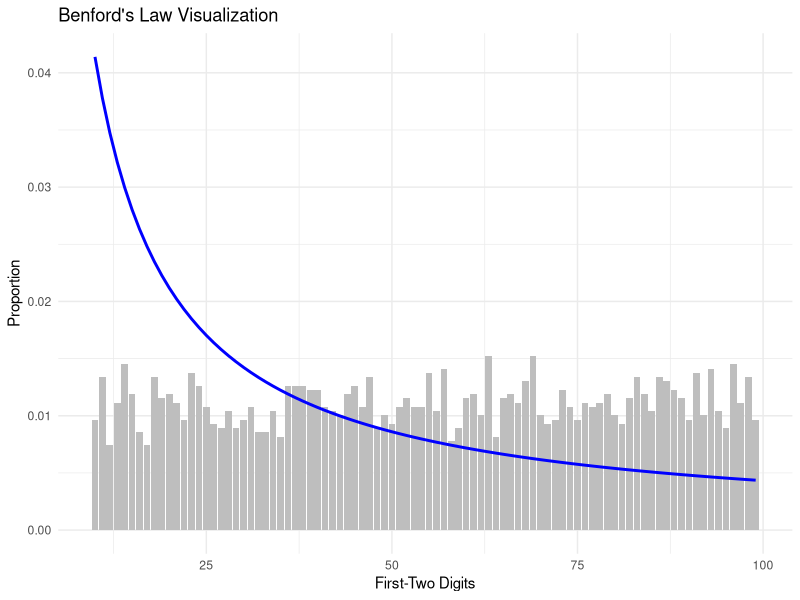

Source code (R):
# Load necessary library
library(ggplot2)

# Benford's Law function to calculate expected proportions
benford <- function(d) {
  if(d == 0) return(0)
  return(log10(1 + 1/d))
}

# Generate data for the first two digits
digits <- 10:99
benford_values <- sapply(digits, benford)

# Simulate actual data - this is just a placeholder for real data
set.seed(123) # for reproducibility
actual_data <- rpois(90, lambda = 30)
actual_data <- actual_data / sum(actual_data)

# Create a data frame for plotting
df <- data.frame(
  FirstTwoDigits = digits,
  Actual = actual_data,
  BenfordLaw = benford_values
)

# Plot the data
ggplot(data = df, aes(x = FirstTwoDigits)) +
  geom_bar(aes(y = Actual), stat = "identity", fill = "grey") +
  geom_line(aes(y = BenfordLaw), color = "blue", linewidth = 1) +
  labs(title = "Benford's Law Visualization",
       x = "First-Two Digits",
       y = "Proportion") +
  theme_minimal()

